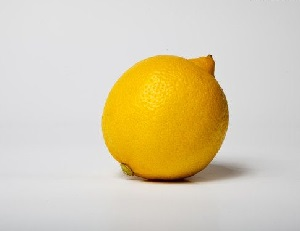
%> input picture LunwenData/lemon1.jpg, 300 x 231 px
$ octave zishiyingzhongzhi.m   (GNU Octave 9; MATLAB toolbox functions it lacks are replaced by stand-ins)
%> lines starting %> are read from the running program, lines starting %| are printed output that depends on the picture; in (x1, y1, x2, y2) boxes, pixels count from 0 and x2, y2 are one past the last pixel; in counts of white or black regions, pixels touching at a corner belong together; the program's own positions count from 1
clc;
clear;
f=imread('lemon1.jpg');
%> f is the input picture: size 231x300x3 uint8; mean R, G, B 216.5, 205.1, 176.3
image_gray=rgb2gray(f);%得到灰度图像
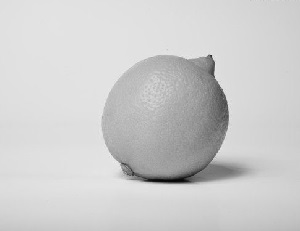
%> image_gray: size 231x300 uint8; min 7, max 242, mean 205.2
ff =image_gray;

ff(:) = 0;
%> ff: size 231x300 uint8; every value is 0
alreadyProcessed = false(size(image_gray));%生成逻辑非的矩阵
% 迭代.
Smax=7;
for k = 3:2:Smax
   zmin = ordfilt2(image_gray, 1, ones(k, k), 'symmetric');
   zmax = ordfilt2(image_gray, k * k, ones(k, k), 'symmetric');
   zmed = medfilt2(image_gray, [k k], 'symmetric');

   processUsingLevelB = (zmed > zmin) & (zmax > zmed) & ...
       ~alreadyProcessed;
   zB = (image_gray > zmin) & (zmax > image_gray);
   outputZxy  = processUsingLevelB & zB;
   outputZmed = processUsingLevelB & ~zB;
   ff(outputZxy) = image_gray(outputZxy);
   ff(outputZmed) = zmed(outputZmed);

   alreadyProcessed = alreadyProcessed | processUsingLevelB;
   if all(alreadyProcessed(:))
      break;
   end
end
%> this loop made 3 passes
%> pass 1, `zmin = ordfilt2(image_gray, 1, ones(k, k), 'symmetric');`:
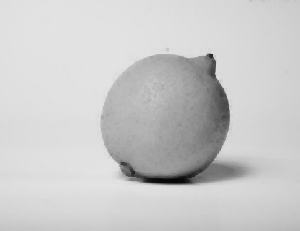
%> zmin: size 231x300 uint8; min 7, max 228, mean 202.5
%> pass 1, `processUsingLevelB = (zmed > zmin) & (zmax > zmed) & ~alreadyProcessed;`:
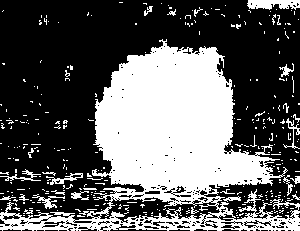
%> processUsingLevelB: size 231x300 logical; 37.5% white; 313 white regions (287 under 20 px), largest, box (x1, y1, x2, y2) and area: (0, 39, 300, 231) 23090, (247, 0, 300, 10) 398, (46, 173, 83, 185) 144
%> after the loop:
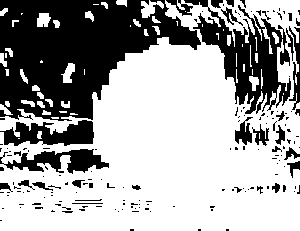
%> alreadyProcessed: size 231x300 logical; 64.3% white; 165 black regions (134 under 20 px), largest, box (x1, y1, x2, y2) and area: (0, 0, 201, 121) 14501, (184, 0, 291, 114) 4516, (0, 120, 94, 146) 1531
%> after the loop:
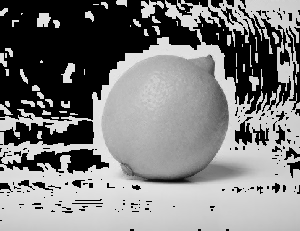
%> ff: size 231x300 uint8; min 0, max 236, mean 126.2
ff(~alreadyProcessed) = zmed(~alreadyProcessed);
f1=imnoise(image_gray,'salt & pepper',0.3);%添加椒盐噪声后的图像
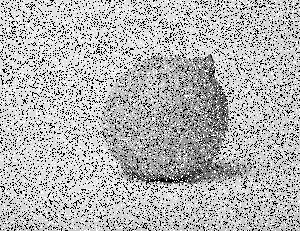
%> f1: size 231x300 uint8; min 0, max 255, mean 181.5
f2=medfilt2(f1,[3,3]);%中值滤波后的图像
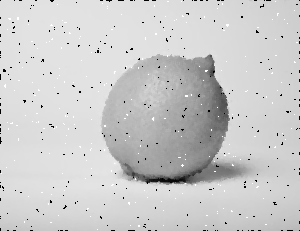
%> f2: size 231x300 uint8; min 0, max 255, mean 203.5
subplot(2,2,1);
imshow(image_gray);
title('原图');
subplot(2,2,2);
imshow(f1);
title('椒盐噪声污染后的图像');
subplot(2,2,3);
imshow(f2);
title('中值滤波');
subplot(2,2,4);
imshow(ff);
title('自适应中值滤波');
